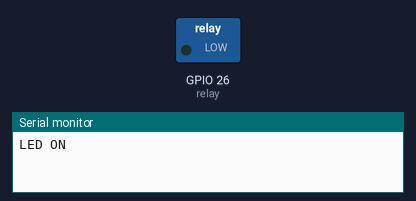
A sketch run on a simulated ESP32. Parts: switched loads named in the sketch (green lamp = pin HIGH), the last lines printed to the serial monitor.

Above: at 1.0 s.
At 3.0 s:
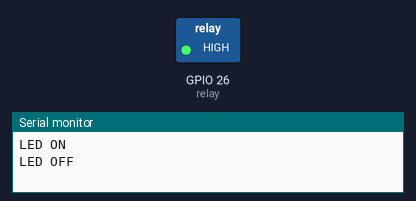
Timing chart, 0 to 5.2 s (numbered marks = the images above):
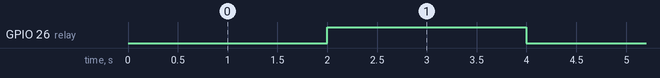

The sketch:

Test_Relay.ino
```cpp
const int relay = 26;

void setup() {
  Serial.begin(115200);
  pinMode(relay, OUTPUT);
}

void loop() {
  // Turn ON LED via relay (simulate lamp ON)
  digitalWrite(relay, LOW); // LOW activates relay in NO config
  Serial.println("LED ON");
  delay(2000);

  // Turn OFF LED via relay (simulate lamp OFF)
  digitalWrite(relay, HIGH);
  Serial.println("LED OFF");
  delay(2000);
}
```

Measured:
- by itself, GPIO 26 (relay): alternates HIGH for 2.0 s and LOW for 2.0 s
